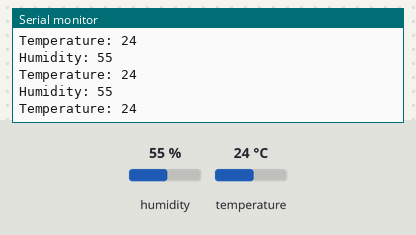
A sketch run on a simulated Arduino Uno, built with avr-gcc and run on an emulated ATmega328P. Parts: the last lines printed to the serial monitor. The inputs (shaded band) are chosen by the test bench; at power-on: humidity 55 %, temperature 24 °C.

Above: at 2.8 s.
2.9 s: humidity set to 22 %
5.6 s: temperature set to 12 °C
At 6.3 s:
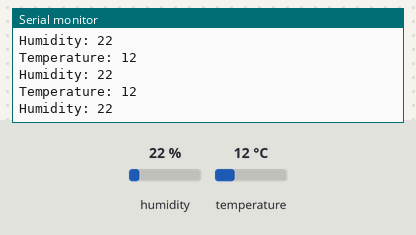
11.6 s: humidity set to 40 %
At 12.4 s:
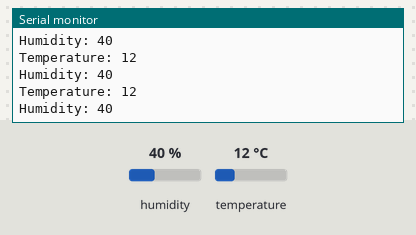
Timing chart, 0 to 14.6 s (numbered marks = the images above; inputs shaded):
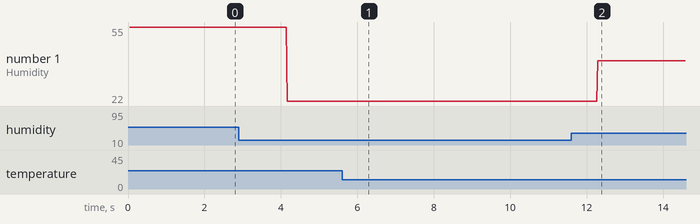

The sketch:

DHT11_Test.ino
```cpp
#include "DHT.h" //DHT library

#define DHTPIN 0 //Define Signal Pin of DHT

#define DHTTYPE DHT11 //Define DHT Sensor Type

DHT dht(DHTPIN, DHTTYPE); //Initializing DHT sensor


void setup() {
  Serial.begin(9600); //Start serial communication
  dht.begin(); //Start DHT sensor

}

void loop() {
  int t = dht.readTemperature(); //Assign variable to store temperature
  int h = dht.readHumidity(); //Assign variable to store humidity

  Serial.print("Temperature: ");
  Serial.println(t);  //print temperature values
  Serial.print("Humidity: ");
  Serial.println(h); //print humidity values

}
```

Measured:
- after the input at 5.6 s, the serial monitor: prints a new line after 0.58 s (image 1)
- after the input at 11.6 s, the serial monitor: prints a new line after 0.69 s (image 2)
- plotted number 1: 55 → 22 after the input at 2.9 s, 22 → 40 after the input at 11.6 s
